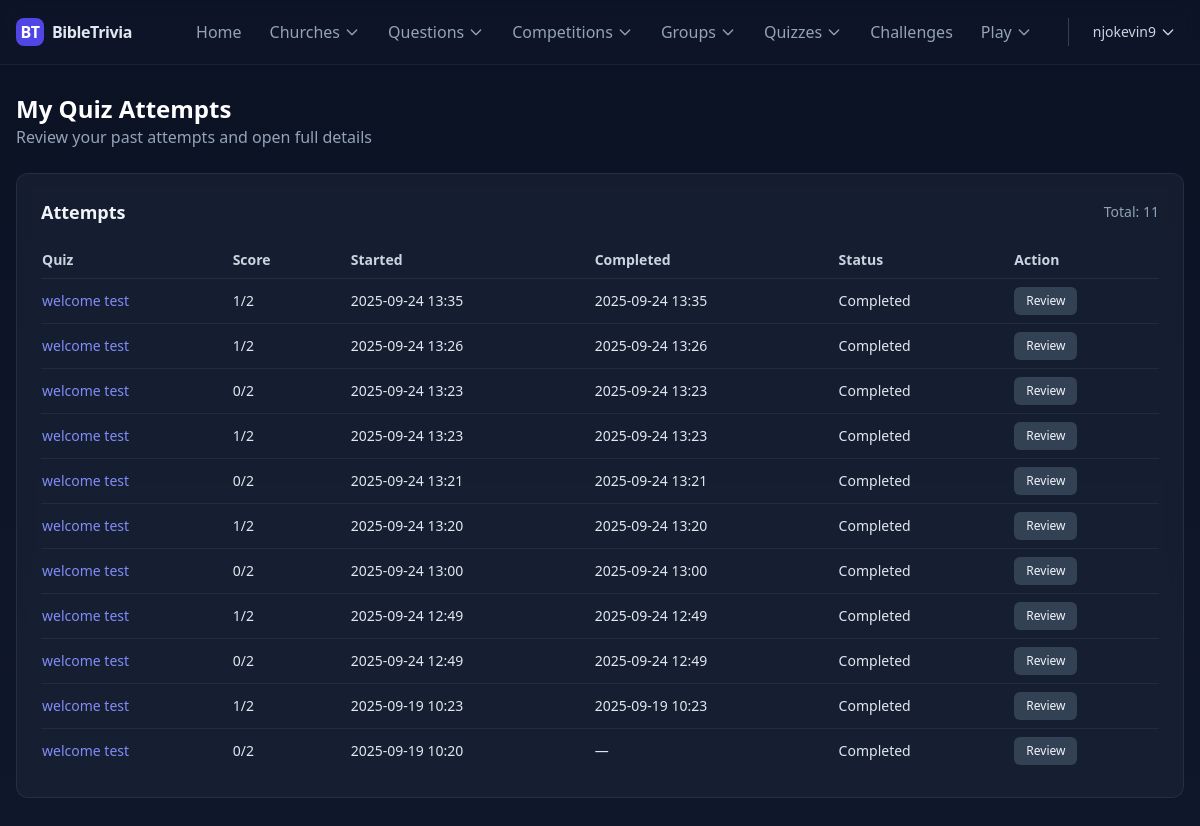
Page /quizzes/attempts/ (signed in) on the committed database.
### users/models.py (models this page shows, shortened)
class MyUser(AbstractUser):
    email = models.EmailField(_('email address'), max_length=50, unique=True)
    username = None
    ROLE_CHOICES = [
        ('Admin', 'Admin'),
        ('Supervisor', 'Supervisor'),
        ('Patron', 'Patron'),
        ('Member', 'Member'),
    ]
    role = models.CharField(
        _('Role'),
        max_length=20,
        choices=ROLE_CHOICES,
        default='Member',
        help_text=_('User role in the system')
    )
    USERNAME_FIELD = 'email'
    REQUIRED_FIELDS = []
    objects = MyUserManager()
    groups = models.ManyToManyField(
        'auth.Group',
        related_name='myuser_groups',  # Unique related_name
        blank=True,
        help_text=_('The groups this user belongs to. A user will get all permissions granted to each of their groups.')
    )
    user_permissions = models.ManyToManyField(
        'auth.Permission',
        related_name='myuser_permissions',  # Unique related_name
        blank=True,
        help_text=_('Specific permissions for this user.')
    )

### home/models.py (models this page shows, shortened)
class TimeStampedModel(models.Model):
    created_at = models.DateTimeField(auto_now_add=True)
    updated_at = models.DateTimeField(auto_now=True)
    class Meta:
        abstract = True

class TestQuizAttempt(TimeStampedModel):
    STATUS_CHOICES = [
        ('started', 'Started'),
        ('completed', 'Completed'),
        ('expired', 'Expired'),
    ]
    uuid = models.UUIDField(default=uuid.uuid4, unique=True, editable=False)
    quiz = models.ForeignKey(TestQuiz, on_delete=models.CASCADE, related_name='attempts')
    user = models.ForeignKey(settings.AUTH_USER_MODEL, on_delete=models.CASCADE, related_name='quiz_attempts', null=True, blank=True)
    attempt_number = models.PositiveIntegerField(default=1, help_text='Incremented per user per quiz')
    session_id = models.CharField(max_length=40, blank=True, null=True, help_text='for unauthenticated users')
    score = models.PositiveIntegerField(default=0)
    status = models.CharField(max_length=10, choices=STATUS_CHOICES, default='started')
    started_at = models.DateTimeField(auto_now_add=True)
    completed_at = models.DateTimeField(blank=True, null=True)
    class Meta:
        ordering = ['-created_at']
        unique_together = [('quiz', 'user', 'attempt_number')]
        indexes = [
            models.Index(fields=["quiz", "user"]),
            models.Index(fields=["status"]),
            models.Index(fields=["created_at"]),
        ]
        verbose_name = 'Test Quiz Attempt'
        verbose_name_plural = 'Test Quiz Attempts'

class TestQuiz(TimeStampedModel):
    DIFFICULTY_CHOICES = [
        ('Easy', 'Easy'),
        ('Medium', 'Medium'),
        ('Hard', 'Hard'),
    ]
    QUIZ_TYPE_CHOICES = [
        ('Practice', 'Practice'),
        ('Assessment', 'Assessment'),
        ('Competition', 'Competition'),
        ('Study', 'Study'),
    ]
    level_category = [
        ('Adults', 'Adults'),
        ('Youth', 'Youth'),
        ('Children', 'Children'),
        ('Senior', 'Senior'),
        ('Junior', 'Junior'),
        ('Teens', 'Teens'),
        ('All', 'All'),
    ]
    participation_category = [
        ('Individual', 'Individual'),
        ('Group', 'Group'),
        ('All', 'All'),
    ]
    participation = models.CharField(max_length=100, choices=participation_category, default='All')
    level = models.CharField(max_length=100, choices=level_category, default='All')
    name = models.CharField(max_length=200, unique=True)
    slug = models.SlugField(max_length=220, unique=True, blank=True)
    description = models.TextField(blank=True, help_text="Description of the quiz")
    difficulty = models.CharField(max_length=10, choices=DIFFICULTY_CHOICES, default='Medium')
    quiz_type = models.CharField(max_length=20, choices=QUIZ_TYPE_CHOICES, default='Practice')
    questions = models.ManyToManyField(
        Question,
        related_name='test_quizzes',
        blank=True,
        help_text="Questions included in this quiz"
    )
    activities = models.ManyToManyField(
        CompetitionActivity,
        related_name='quizzes',
        blank=True,
        help_text="Activities this quiz is associated with"
    )
    time_limit = models.PositiveIntegerField(
        null=True,
        blank=True,
        help_text="Time limit in minutes (null = no limit)"
    )
    max_attempts = models.PositiveIntegerField(
        default=1,
        help_text="Maximum number of attempts allowed"
    )
    passing_score = models.PositiveIntegerField(
        default=70,
        help_text="Minimum score percentage to pass"
    )
    total_points = models.PositiveIntegerField(
        default=0,
        help_text="Total possible points for this quiz"
    )
    is_active = models.BooleanField(default=True)
    is_public = models.BooleanField(default=True, help_text="Available to all users")
    requires_authentication = models.BooleanField(default=True)
    created_by = models.ForeignKey(
        settings.AUTH_USER_MODEL,
        on_delete=models.CASCADE,
        related_name='created_test_quizzes'
    )
    instructions = models.TextField(
        blank=True,
        help_text="Instructions for taking this quiz"
    )
    metadata = models.JSONField(
        blank=True,
        null=True,
        help_text="Additional quiz settings and data"
    )
    class Meta:
        ordering = ['-created_at']
        indexes = [
            models.Index(fields=["slug"]),
            models.Index(fields=["is_active"]),
            models.Index(fields=["quiz_type"]),
            models.Index(fields=["difficulty"]),
            models.Index(fields=["created_by"]),
        ]
        verbose_name = "Test Quiz"
        verbose_name_plural = "Test Quizzes"
    def calculate_total_points(self):
        return sum(question.points for question in self.questions.all())

class Question(TimeStampedModel):
    DIFFICULTY_CHOICES = [
        ('Easy', 'Easy'),
        ('Medium', 'Medium'),
        ('Hard', 'Hard'),
    ]
    QUESTION_TYPE_CHOICES = [
        ('single', 'Single Choice'),
        ('multiple', 'Multiple Select'),
        ('open', 'Open Ended'),
    ]
    level_category = [
        ('Adults', 'Adults'),
        ('Youth', 'Youth'),
        ('Children', 'Children'),
        ('Senior', 'Senior'),
        ('Junior', 'Junior'),
        ('Teens', 'Teens'),
        ('All', 'All'),
    ]
    level = models.CharField(max_length=100, choices=level_category, default='All')
    allowed_levels = models.JSONField(
        default=list,
        blank=True,
        help_text="Select one or more levels this question applies to"
    )
    uuid = models.UUIDField(default=uuid.uuid4, unique=True, editable=False)
    categories = models.ManyToManyField(
        QuestionCategory,
        related_name='questions',
        blank=True,
    )
    activities = models.ManyToManyField(
        'CompetitionActivity',
        related_name='questions',
        blank=True,
        help_text='Activities this question is associated with'
    )
    question_text = models.TextField()
    difficulty = models.CharField(max_length=10, choices=DIFFICULTY_CHOICES, default='Medium')
    question_type = models.CharField(max_length=20, choices=QUESTION_TYPE_CHOICES, default='single')
    explanation = models.TextField(
        blank=True,
        help_text="Optional explanation for the correct answer"
    )
    bible_reference = models.CharField(
        max_length=100,
        blank=True,
        help_text="Bible verse reference (e.g., John 3:16)"
    )
    points = models.PositiveIntegerField(
        default=1,
        help_text="Points awarded for correct answer"
    )
    penalty = models.PositiveIntegerField(
        default=1,
        help_text="If 0, allow positive proportional credit for multiple-select; otherwise full-or-nothing"
    )
    is_active = models.BooleanField(default=True)
    created_by = models.ForeignKey(
        settings.AUTH_USER_MODEL,
        on_delete=models.CASCADE,
        related_name='created_questions'
    )
    class Meta:
        ordering = ['-created_at']
        indexes = [
            models.Index(fields=["difficulty"]),
            models.Index(fields=["is_active"]),
            models.Index(fields=["created_by"]),
        ]
        verbose_name = "Question"
        verbose_name_plural = "Questions"

### home/views.py (the view)
# urls.py: path('quizzes/attempts/', AttemptHistoryView.as_view(), name='attempt_history'),
class AttemptHistoryView(LoginRequiredMixin, ListView):
    model = TestQuizAttempt
    template_name = 'home/attempt_history.html'
    context_object_name = 'attempts'
    paginate_by = 15
    def get_queryset(self):
        return (
            TestQuizAttempt.objects
            .filter(user=self.request.user)
            .select_related('quiz')
            .order_by('-created_at')
        )
    def get_context_data(self, **kwargs):
        context = super().get_context_data(**kwargs)
        context['total_attempts'] = self.get_queryset().count()
        return context

### home/templatetags/user_extras.py (called while the page is built)
@register.filter
def display_name(user):
    try:
        profile = getattr(user, 'profile', None)
        if profile:
            parts = [p for p in [profile.first_name, profile.last_name] if p]
            if parts:
                return " ".join(parts)
            if profile.surname:
                return profile.surname
    except Exception:
        pass
    email = getattr(user, 'email', '') or ''
    if '@' in email:
        return email.split('@', 1)[0]
    return email or 'User'

### home/templates/home/attempt_history.html (shortened to what this page needs)
{% extends "base.html" %}
{% load user_extras %}
{% block content %}
<div class="space-y-6">
  <div class="flex items-center justify-between">
    <div>
      <h1 class="text-2xl font-bold text-white">My Quiz Attempts</h1>
      <p class="text-slate-400">Review your past attempts and open full details</p>
    </div>
  </div>
  <div class="bg-slate-800/50 backdrop-blur rounded-xl p-6 border border-slate-700/50">
    <div class="flex items-center justify-between mb-4">
      <h2 class="text-lg font-semibold text-slate-100">Attempts</h2>
      <div class="text-sm text-slate-400">Total: {{ total_attempts }}</div>
    </div>
    {% if attempts %}
    <div class="overflow-x-auto">
      <table class="min-w-full text-sm text-left">
        <thead class="text-slate-300 border-b border-slate-700/50">
          <tr>
            <th class="py-2 pr-4">Quiz</th>
            <th class="py-2 px-4">Score</th>
            <th class="py-2 px-4">Started</th>
            <th class="py-2 px-4">Completed</th>
            <th class="py-2 px-4">Status</th>
            <th class="py-2 px-4">Action</th>
          </tr>
        </thead>
        <tbody class="text-slate-200 divide-y divide-slate-700/40">
          {% for a in attempts %}
          <tr>
            <td class="py-2 pr-4"><a href="{% url 'quiz_detail' slug=a.quiz.slug %}" class="text-indigo-400 hover:text-indigo-300">{{ a.quiz.name }}</a></td>
            <td class="py-2 px-4">{{ a.score }}/{{ a.quiz.total_points|default:a.quiz.calculate_total_points }}</td>
            <td class="py-2 px-4">{{ a.created_at|date:'Y-m-d H:i' }}</td>
            <td class="py-2 px-4">{{ a.completed_at|date:'Y-m-d H:i'|default:'—' }}</td>
            <td class="py-2 px-4 capitalize">{{ a.status }}</td>
            <td class="py-2 px-4">
              <a href="{% url 'attempt_review' pk=a.pk %}" class="inline-flex items-center px-3 py-1.5 rounded-md bg-slate-700 hover:bg-slate-600 text-slate-100 text-xs font-medium">Review</a>
            </td>
          </tr>
          {% endfor %}
        </tbody>
      </table>
    </div>
    {% else %}
      <p class="text-slate-400">You have no attempts yet.</p>
    {% endif %}
  </div>
</div>
{% endblock %}

### home/templates/base.html (shortened to what this page needs)
<!DOCTYPE html>
<html lang="en">
<head>
    <script src="https://cdn.tailwindcss.com"></script>
    {% load static %}
    {% load user_extras %}
</head>
<body class="min-h-screen text-slate-200 bg-gradient-to-b from-[#0b1224] to-slate-900">
    <header class="sticky top-0 z-50 backdrop-blur bg-slate-900/60 border-b border-slate-700/30">
        <div class="max-w-screen-2xl mx-auto px-4 flex items-center justify-between h-16">
            <a class="inline-flex items-center gap-2 font-bold tracking-tight" href="/">
                <span class="brand-badge bg-indigo-600 text-white">BT</span>
                <span>BibleTrivia</span>
            </a>
            <nav class="hidden sm:flex items-center gap-3">
                <a class="text-slate-400 hover:text-slate-100 px-2 py-1 rounded-md" href="/">Home</a>
                <div class="relative group">
                    <button class="text-slate-400 hover:text-slate-100 px-2 py-1 rounded-md flex items-center gap-1">
                        Churches <svg class="w-4 h-4" fill="none" stroke="currentColor" viewBox="0 0 24 24"><path stroke-linecap="round" stroke-linejoin="round" stroke-width="2" d="M19 9l-7 7-7-7"></path></svg>
                    </button>
                </div>
                <div class="relative group">
                    <button class="text-slate-400 hover:text-slate-100 px-2 py-1 rounded-md flex items-center gap-1">
                        Questions <svg class="w-4 h-4" fill="none" stroke="currentColor" viewBox="0 0 24 24"><path stroke-linecap="round" stroke-linejoin="round" stroke-width="2" d="M19 9l-7 7-7-7"></path></svg>
                    </button>
                </div>
                <div class="relative group">
                    <button class="text-slate-400 hover:text-slate-100 px-2 py-1 rounded-md flex items-center gap-1">
                        Competitions <svg class="w-4 h-4" fill="none" stroke="currentColor" viewBox="0 0 24 24"><path stroke-linecap="round" stroke-linejoin="round" stroke-width="2" d="M19 9l-7 7-7-7"></path></svg>
                    </button>
                </div>
                <div class="relative group">
                    <button class="text-slate-400 hover:text-slate-100 px-2 py-1 rounded-md flex items-center gap-1">
                        Groups <svg class="w-4 h-4" fill="none" stroke="currentColor" viewBox="0 0 24 24"><path stroke-linecap="round" stroke-linejoin="round" stroke-width="2" d="M19 9l-7 7-7-7"></path></svg>
                    </button>
                </div>
                <div class="relative group">
                    <button class="text-slate-400 hover:text-slate-100 px-2 py-1 rounded-md flex items-center gap-1">
                        Quizzes <svg class="w-4 h-4" fill="none" stroke="currentColor" viewBox="0 0 24 24"><path stroke-linecap="round" stroke-linejoin="round" stroke-width="2" d="M19 9l-7 7-7-7"></path></svg>
                    </button>
                </div>
                <a class="text-slate-400 hover:text-slate-100 px-2 py-1 rounded-md" href="{% url 'challenge_list' %}">Challenges</a>
                <div class="relative group">
                    <button class="text-slate-400 hover:text-slate-100 px-2 py-1 rounded-md flex items-center gap-1">
                        Play <svg class="w-4 h-4" fill="none" stroke="currentColor" viewBox="0 0 24 24"><path stroke-linecap="round" stroke-linejoin="round" stroke-width="2" d="M19 9l-7 7-7-7"></path></svg>
                    </button>
                </div>
                {% if user.is_authenticated %}
                    <div class="relative group ml-4 pl-4 border-l border-slate-700">
                        <button class="text-slate-300 text-sm flex items-center gap-1 px-2 py-1 rounded-md hover:bg-slate-800">
                            {{ user|display_name }} <svg class="w-4 h-4" fill="none" stroke="currentColor" viewBox="0 0 24 24"><path stroke-linecap="round" stroke-linejoin="round" stroke-width="2" d="M19 9l-7 7-7-7"></path></svg>
                        </button>
                    </div>
                {% endif %}
            </nav>
        </div>
    </header>
    <main class="max-w-screen-2xl mx-auto px-4 py-7">
        {% block content %}{% endblock %}
    </main>
</body>
</html>

### home/templates/base.html (style rules this page uses)
.brand-badge { width: 28px; height: 28px; display: inline-grid; place-items: center; border-radius: 8px; font-weight: 800; }

### rows in the picture
MyUser: id+email "njokevin9"
TestQuizAttempt: quiz.name "welcome test", score "1", quiz.total_points "2", created_at "2025-09-24 13:35", completed_at "2025-09-24 13:35", status "Completed"
TestQuizAttempt: quiz.name "welcome test", score "1", quiz.total_points "2", created_at "2025-09-24 13:26", completed_at "2025-09-24 13:26", status "Completed"
TestQuizAttempt: quiz.name "welcome test", score "0", quiz.total_points "2", created_at "2025-09-24 13:23", completed_at "2025-09-24 13:23", status "Completed"
TestQuizAttempt: quiz.name "welcome test", score "1", quiz.total_points "2", created_at "2025-09-24 13:23", completed_at "2025-09-24 13:23", status "Completed"
TestQuizAttempt: quiz.name "welcome test", score "0", quiz.total_points "2", created_at "2025-09-24 13:21", completed_at "2025-09-24 13:21", status "Completed"
TestQuizAttempt: quiz.name "welcome test", score "1", quiz.total_points "2", created_at "2025-09-24 13:20", completed_at "2025-09-24 13:20", status "Completed"
TestQuizAttempt: quiz.name "welcome test", score "0", quiz.total_points "2", created_at "2025-09-24 13:00", completed_at "2025-09-24 13:00", status "Completed"
TestQuizAttempt: quiz.name "welcome test", score "1", quiz.total_points "2", created_at "2025-09-24 12:49", completed_at "2025-09-24 12:49", status "Completed"
TestQuizAttempt: quiz.name "welcome test", score "0", quiz.total_points "2", created_at "2025-09-24 12:49", completed_at "2025-09-24 12:49", status "Completed"
TestQuizAttempt: quiz.name "welcome test", score "1", quiz.total_points "2", created_at "2025-09-19 10:23", completed_at "2025-09-19 10:23", status "Completed"
TestQuizAttempt: quiz.name "welcome test", score "0", quiz.total_points "2", created_at "2025-09-19 10:20", completed_at "—", status "Completed"

### other values in the picture
{{ total_attempts }} "11"
